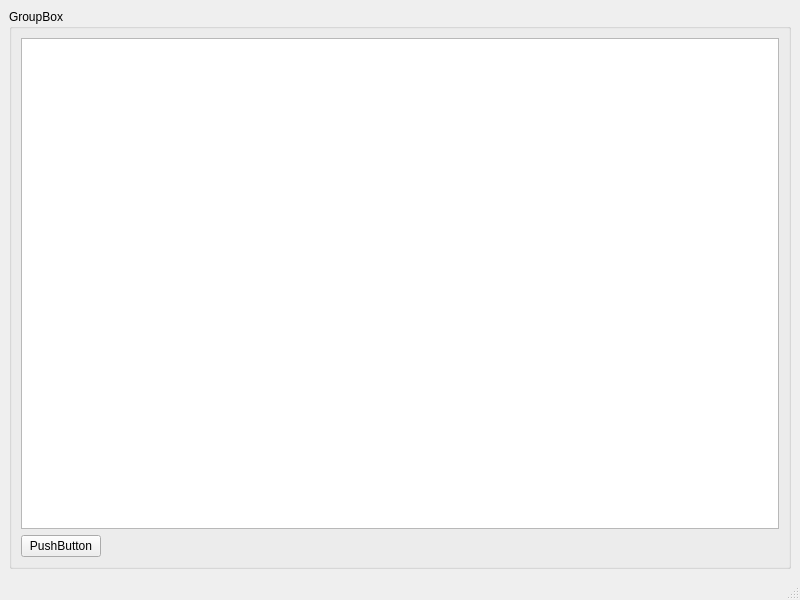
<?xml version="1.0" encoding="UTF-8"?>
<ui version="4.0">
 <class>MainWindow</class>
 <widget class="QMainWindow" name="MainWindow">
  <property name="geometry">
   <rect>
    <x>0</x>
    <y>0</y>
    <width>800</width>
    <height>600</height>
   </rect>
  </property>
  <property name="windowTitle">
   <string>MainWindow</string>
  </property>
  <widget class="QWidget" name="centralwidget">
   <layout class="QGridLayout" name="gridLayout_2">
    <item row="0" column="0">
     <widget class="QGroupBox" name="groupBox_2">
      <property name="title">
       <string>GroupBox</string>
      </property>
      <layout class="QGridLayout" name="gridLayout">
       <item row="1" column="0">
        <widget class="QPushButton" name="generatePB">
         <property name="text">
          <string>PushButton</string>
         </property>
        </widget>
       </item>
       <item row="1" column="1">
        <spacer name="horizontalSpacer">
         <property name="orientation">
          <enum>Qt::Horizontal</enum>
         </property>
         <property name="sizeHint" stdset="0">
          <size>
           <width>40</width>
           <height>20</height>
          </size>
         </property>
        </spacer>
       </item>
       <item row="0" column="0" colspan="2">
        <widget class="QTableWidget" name="table1"/>
       </item>
      </layout>
     </widget>
    </item>
   </layout>
  </widget>
  <widget class="QMenuBar" name="menubar">
   <property name="geometry">
    <rect>
     <x>0</x>
     <y>0</y>
     <width>800</width>
     <height>24</height>
    </rect>
   </property>
  </widget>
  <widget class="QStatusBar" name="statusbar"/>
 </widget>
 <resources/>
 <connections/>
</ui>
